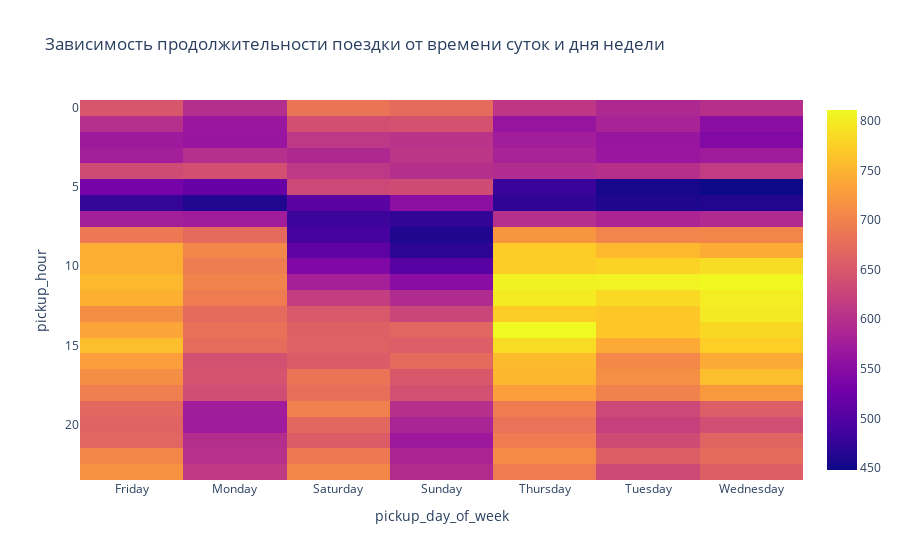

Notebook code for this chart:
### Markdown cell above
### Задание 3.6.
Посмотрим на обе временные характеристики одновременно. 

Постройте сводную таблицу, по строкам которой отложены часы (pickup_hour), по столбцам - дни недели (pickup_day_of_week), а в ячейках - медианная длительность поездки (trip_duration). 

Визуализируйте полученную сводную таблицу с помощью тепловой карты (рекомендуемая палитра - coolwarm).

### Code cell
taxi_pivot = taxi_data.pivot_table(values='trip_duration', index='pickup_hour', columns='pickup_day_of_week', aggfunc='median')
fig = px.imshow(
    taxi_pivot,
    title= 'Зависимость продолжительности поездки от времени суток и дня недели')
fig.show()

### Figure 1 — Plotly figure (JSON) as saved in the notebook; plotly's stock layout.template omitted (floating-point values rounded to 4 significant figures; data arrays with more than 128 entries replaced by an {"elided": "..."} marker saying what was removed)
{"data": [{"coloraxis": "coloraxis", "hovertemplate": "pickup_day_of_week: %{x}<br>pickup_hour: %{y}<br>color: %{z}<extra></extra>", "name": "0", "type": "heatmap", "x": ["Friday", "Monday", "Saturday", "Sunday", "Thursday", "Tuesday", "Wednesday"], "xaxis": "x", "y": [0, 1, 2, 3, 4, 5, 6, 7, 8, 9, 10, 11, 12, 13, 14, 15, 16, 17, 18, 19, 20, 21, 22, 23], "yaxis": "y", "z": {"elided": "24x7 float values"}}], "layout": {"coloraxis": {"colorscale": [[0, "#0d0887"], [0.1111, "#46039f"], [0.2222, "#7201a8"], [0.3333, "#9c179e"], [0.4444, "#bd3786"], [0.5556, "#d8576b"], [0.6667, "#ed7953"], [0.7778, "#fb9f3a"], [0.8889, "#fdca26"], [1, "#f0f921"]]}, "title": {"text": "Зависимость продолжительности поездки от времени суток и дня недели"}, "xaxis": {"anchor": "y", "constrain": "domain", "domain": [0, 1], "scaleanchor": "y", "title": {"text": "pickup_day_of_week"}}, "yaxis": {"anchor": "x", "autorange": "reversed", "constrain": "domain", "domain": [0, 1], "title": {"text": "pickup_hour"}}}}
